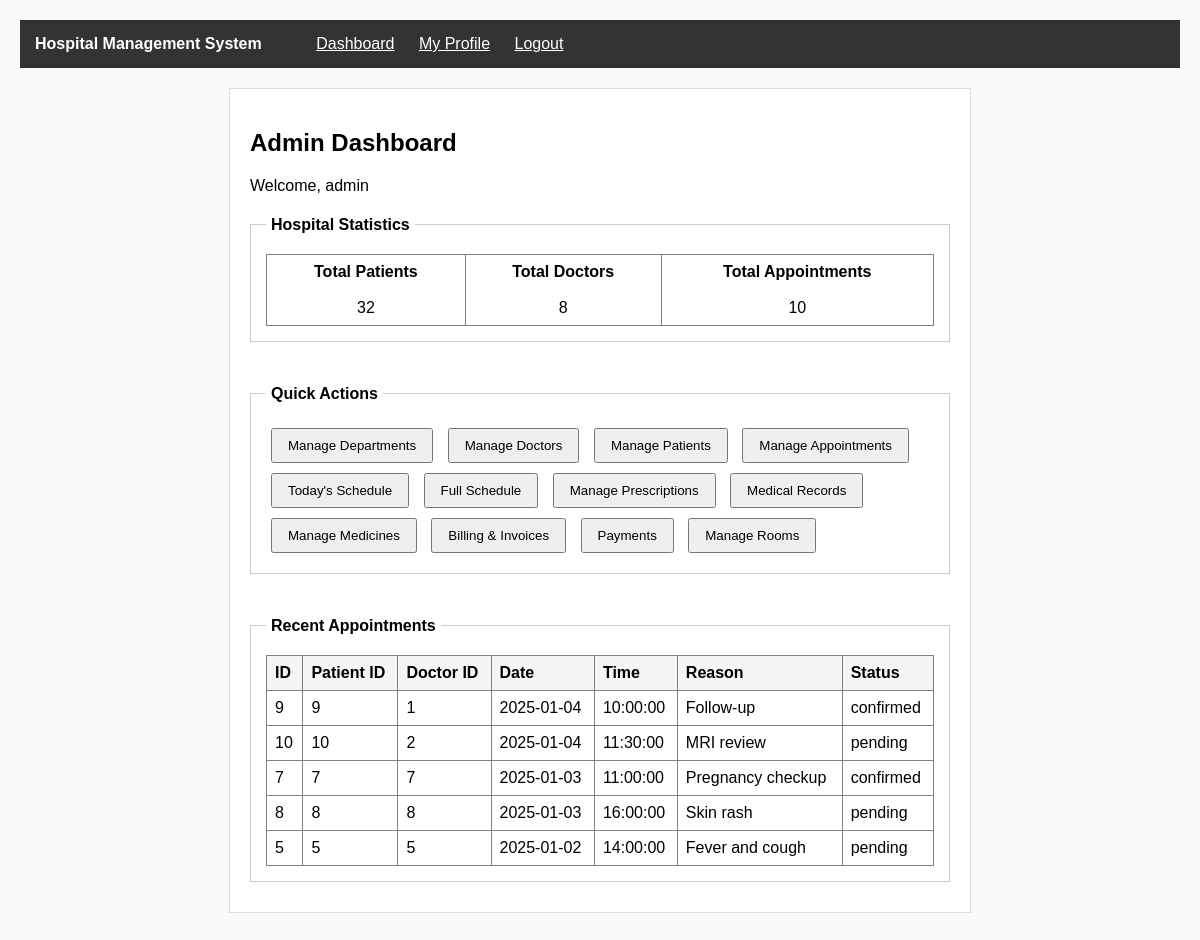
The page /view/dashboard_admin.php (signed in) on the database its author committed.
### tables this page shows
CREATE TABLE appointments (
  id INT AUTO_INCREMENT PRIMARY KEY,
  patient_id INT NOT NULL,
  doctor_id INT NOT NULL,
  appointment_date DATE NOT NULL,
  appointment_time TIME NOT NULL,
  reason TEXT,
  status VARCHAR(20) DEFAULT 'pending',
  notes TEXT,
  created_at TIMESTAMP DEFAULT CURRENT_TIMESTAMP,
  FOREIGN KEY (patient_id) REFERENCES patients(id),
  FOREIGN KEY (doctor_id) REFERENCES doctors(id)
);

### model/patientModel.php (called while the page is built, shortened)
<?php
function getAllPatients()
{
    $con = getConnection();
    $sql = "SELECT * FROM patients ORDER BY id ASC";
    $result = mysqli_query($con, $sql);
    $patients = array();
    if (mysqli_num_rows($result) > 0) {
        while ($row = mysqli_fetch_assoc($result)) {
            $patients[] = $row;
        }
    }
    return $patients;
}
?>

### model/doctorModel.php (called while the page is built, shortened)
<?php
function getAllDoctors()
{
    $con = getConnection();
    $sql = "SELECT * FROM doctors ORDER BY id ASC";
    $result = mysqli_query($con, $sql);
    $doctors = array();
    if (mysqli_num_rows($result) > 0) {
        while ($row = mysqli_fetch_assoc($result)) {
            $doctors[] = $row;
        }
    }
    return $doctors;
}
?>

### model/appointmentModel.php (called while the page is built, shortened)
<?php
function getAllAppointments()
{
    $con = getConnection();
    $sql = "SELECT * FROM appointments ORDER BY appointment_date DESC";
    $result = mysqli_query($con, $sql);
    $appointments = array();
    if (mysqli_num_rows($result) > 0) {
        while ($row = mysqli_fetch_assoc($result)) {
            $appointments[] = $row;
        }
    }
    return $appointments;
}
?>

### view/dashboard_admin.php (the view, shortened to what this page needs)
<?php
require_once('../model/patientModel.php');
require_once('../model/doctorModel.php');
require_once('../model/appointmentModel.php');
$patients = getAllPatients();
$doctors = getAllDoctors();
$appointments = getAllAppointments();
$totalPatients = count($patients);
$totalDoctors = count($doctors);
$totalAppointments = count($appointments);
?>
<!DOCTYPE html>
<html lang="en">
<head>
    <link rel="stylesheet" href="../assets/css/style.css">
</head>
<body>
    <div class="navbar">
        <span class="navbar-title">Hospital Management System</span>
        <a href="dashboard_admin.php" class="navbar-link">Dashboard</a>
        <a href="profile_view.php" class="navbar-link">My Profile</a>
        <a href="../controller/logout.php" class="navbar-link">Logout</a>
    </div>
    <div class="main-container">
        <h2>Admin Dashboard</h2>
        <p>Welcome, <?php echo $_SESSION['username']; ?></p>
        <fieldset>
            <legend>Hospital Statistics</legend>
            <table border="1" cellpadding="10">
                <tr>
                    <td align="center"><b>Total Patients</b><br><br><?php echo $totalPatients; ?></td>
                    <td align="center"><b>Total Doctors</b><br><br><?php echo $totalDoctors; ?></td>
                    <td align="center"><b>Total Appointments</b><br><br><?php echo $totalAppointments; ?></td>
                </tr>
            </table>
        </fieldset>
        <br>
        <fieldset>
            <legend>Quick Actions</legend>
            <a href="admin_department_list.php"><button>Manage Departments</button></a>
            <a href="admin_doctor_list.php"><button>Manage Doctors</button></a>
            <a href="patient_list.php"><button>Manage Patients</button></a>
            <a href="appointment_list.php"><button>Manage Appointments</button></a>
            <a href="schedule_today.php"><button>Today's Schedule</button></a>
            <a href="schedule_list.php"><button>Full Schedule</button></a>
            <a href="prescription_list.php"><button>Manage Prescriptions</button></a>
            <a href="record_list.php"><button>Medical Records</button></a>
            <a href="medicine_list.php"><button>Manage Medicines</button></a>
            <a href="bill_list.php"><button>Billing & Invoices</button></a>
            <a href="payment_list.php"><button>Payments</button></a>
            <a href="room_list.php"><button>Manage Rooms</button></a>
        </fieldset>
        <br>
        <fieldset>
            <legend>Recent Appointments</legend>
            <table border="1" cellpadding="8" width="100%">
                <tr>
                    <th>ID</th>
                    <th>Patient ID</th>
                    <th>Doctor ID</th>
                    <th>Date</th>
                    <th>Time</th>
                    <th>Reason</th>
                    <th>Status</th>
                </tr>
                <?php if (count($appointments) > 0): ?>
                    <?php foreach (array_slice($appointments, 0, 5) as $appointment): ?>
                        <tr>
                            <td><?php echo $appointment['id']; ?></td>
                            <td><?php echo $appointment['patient_id']; ?></td>
                            <td><?php echo $appointment['doctor_id']; ?></td>
                            <td><?php echo $appointment['appointment_date']; ?></td>
                            <td><?php echo isset($appointment['appointment_time']) ? $appointment['appointment_time'] : 'N/A'; ?>
                            </td>
                            <td><?php echo $appointment['reason']; ?></td>
                            <td><?php echo $appointment['status']; ?></td>
                        </tr>
                    <?php endforeach; ?>
                <?php else: ?>
                    <tr>
                        <td colspan="7" align="center">No appointments found</td>
                    </tr>
                <?php endif; ?>
            </table>
        </fieldset>
    </div>
</body>
</html>

### assets/css/style.css (style rules this page uses)
body { margin: 0; padding: 20px; background-color: #fafafa; font-family: Arial, sans-serif; }
.main-container { width: 700px; margin: 20px auto; padding: 20px; background-color: white; border: 1px solid #ddd; }
.navbar { background-color: #333; color: white; padding: 15px; margin-bottom: 20px; }
.navbar-title { margin-right: 30px; font-weight: bold; }
.navbar-link { color: white; margin-left: 20px; }
fieldset { padding: 15px; margin: 10px 0; border: 1px solid #ccc; }
legend { font-weight: bold; padding: 5px; }
table { width: 100%; border-collapse: collapse; }
td { padding: 8px; }
th { padding: 8px; text-align: left; background-color: #f5f5f5; }
input[type="submit"], button { padding: 8px 15px; margin: 5px; cursor: pointer; }
a { color: blue; }

### rows shown on the page
appointments: id "9", patient "9", doctor "1", appointment_date "2025-01-04", appointment_time "10:00:00", reason "Follow-up", status "confirmed"
appointments: id "10", patient "10", doctor "2", appointment_date "2025-01-04", appointment_time "11:30:00", reason "MRI review", status "pending"
appointments: id "7", patient "7", doctor "7", appointment_date "2025-01-03", appointment_time "11:00:00", reason "Pregnancy checkup", status "confirmed"
appointments: id "8", patient "8", doctor "8", appointment_date "2025-01-03", appointment_time "16:00:00", reason "Skin rash", status "pending"
appointments: id "5", patient "5", doctor "5", appointment_date "2025-01-02", appointment_time "14:00:00", reason "Fever and cough", status "pending"

### other values the page prints
$_SESSION['username'] "admin"
$totalPatients "32"
$totalDoctors "8"
$totalAppointments "10"
